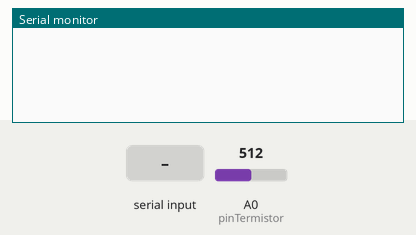
The sketch below on a simulated Arduino Uno, built with avr-gcc and run on an emulated ATmega328P. Shown: the last lines printed to the serial monitor. Inputs (shaded band) come from the test bench; at power-on: A0 (pinTermistor) = 512.

Above: at 1.2 s.
1.3 s: "READ\n" received over Serial
At 2.4 s:
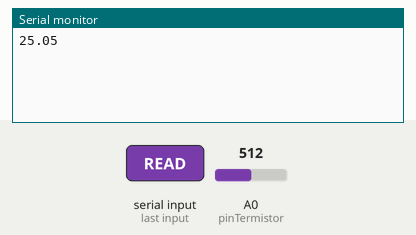
2.8 s: "1\n" received over Serial
At 4.0 s:
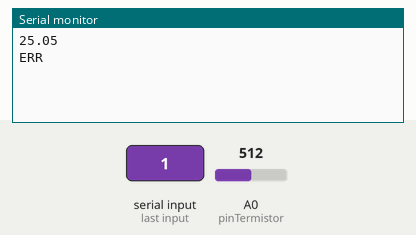

The sketch:

temp_reader.ino
```cpp
/*
 * Leitura de temperatura usando um termistor
 */

// Conexão do termistor
const int pinTermistor = A0;

// Parâmetros do termistor
const double beta = 3600.0;
const double r0 = 10000.0;
const double t0 = 273.15 + 25.0;
const double rx = r0 * exp(-beta/t0);

// Parâmetros do circuito
const double vcc = 5.0;
const double R = 10000.0;

// Numero de amostras na leitura
const int numberOfSamples = 5;

double readTemperatureInCelsius() {
  // Reads multiple samples from the termistor and averages them
  int sum = 0;
  for (int i = 0; i < numberOfSamples; i++) {
    sum += analogRead(pinTermistor);
    delay(10);
  }

  // Determines the resistance of the termistor
  double v = (vcc * sum) / (numberOfSamples * 1023.0);
  double rt = (vcc * R) / v - R;

  // Calcula a temperatura em graus Celsius
  double t = beta / log(rt / rx);
  return t - 273.15;
}

// Initialization
void setup() {
  Serial.begin(9600);
}

// Infinite loop
void loop() {
  if (Serial.available() > 0) {
    String command = Serial.readStringUntil('\n');
    command.trim();

    // Simple request/response protocol
    if (command == "READ") {
      double temperatureCelsius = readTemperatureInCelsius();
      Serial.println(temperatureCelsius, 2);
    } else {
      Serial.println("ERR");
    }
  }
}
```

Measured:
- after the input at 1.3 s, the serial monitor: prints a new line after 0.06 s (image 1)
- after the input at 2.8 s, the serial monitor: prints a new line at once (image 2)
